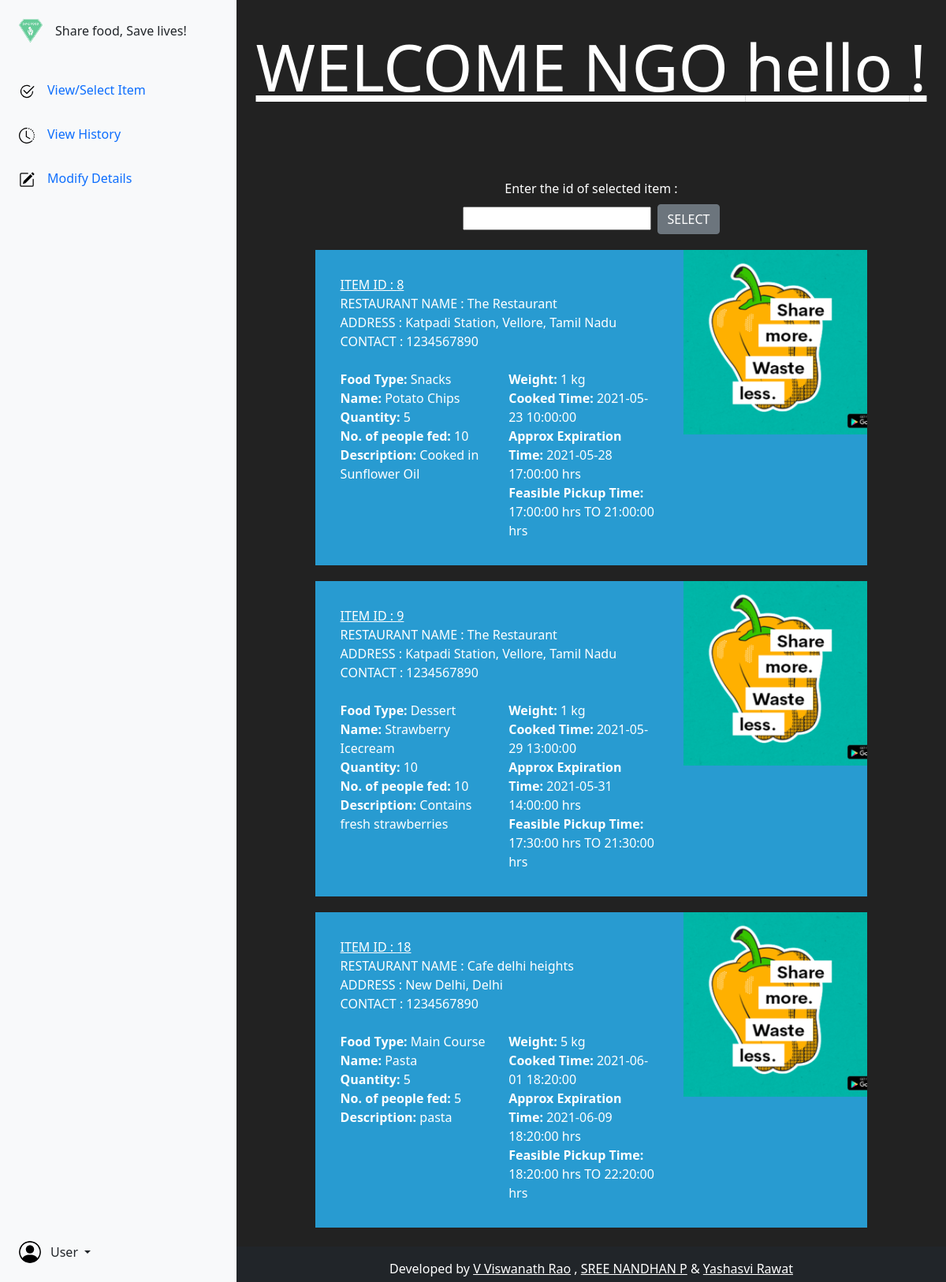
The page /ngo_viewitem.php (signed in) on the database its author committed.
### tables this page shows
CREATE TABLE `food_item` (
  `ftype` varchar(30) NOT NULL,
  `fname` varchar(30) NOT NULL,
  `fquantity` int(5) NOT NULL,
  `fweight` int(5) NOT NULL,
  `fcooktime` datetime NOT NULL,
  `fexptime` datetime NOT NULL,
  `fspick` time NOT NULL,
  `fepick` time NOT NULL,
  `fpeople` int(5) NOT NULL,
  `fdescp` varchar(80) NOT NULL,
  `fstatus` int(1) NOT NULL,
  `rid` int(5) NOT NULL,
  `nid` int(5) DEFAULT NULL,
  `fid` int(8) NOT NULL
);

CREATE TABLE `rest_details` (
  `rid` int(5) NOT NULL,
  `rname` varchar(30) NOT NULL,
  `raddress` varchar(60) NOT NULL,
  `remail` varchar(50) NOT NULL,
  `rphno` varchar(10) NOT NULL,
  `rphno2` varchar(10) DEFAULT NULL,
  `rpass` varchar(70) NOT NULL,
  `rcity` varchar(30) NOT NULL
);

### ngo_viewitem.php (the view, shortened to what this page needs)
<!doctype html>
<html lang="en">
<head>
    <link href="https://cdn.jsdelivr.net/npm/bootstrap@5.0.1/dist/css/bootstrap.min.css" rel="stylesheet"
>
    <link rel="stylesheet" href="css/common.css">
</head>
<body style="background-color: #222222;">
    <div class="container-fluid overflow-hidden">
        <div class="row vh-100 overflow-auto">
            <?php include 'components/ngo_nav.php'; ?>
            <div class="col d-flex flex-column h-100">
                <main class="row">
                    <div class="col py-4" style="color: white;">
                        <div class="row welc">
                            <div class="col">WELCOME NGO <?php echo $_SESSION['username']; ?> !</div>
                        </div>
                        <div class="row" style="text-align:center;">
                            <div class="col">
                                Enter the id of selected item :<form method="POST" action="<?php echo htmlentities($_SERVER['PHP_SELF']); ?>" style="margin-top:0.5em;"><input type="text" maxlength="5" name="f-id" pattern="[1-9]{1}[0-9]{0,4}" title="max 5 digits" required><button class="btn btn-secondary" class="reg-input" name="select" type="submit">SELECT</button></form>
                            </div>
                        </div>
                        <?php
                        include 'dbcon.php';
                        $abc=0;
                        $query = "SELECT * FROM food_item WHERE fstatus = ".$abc;
                        $execute = mysqli_query($conn, $query);
                        while($row = mysqli_fetch_assoc($execute)){
                            ?>
                        <div class="row mx-auto" style="width:80%;margin-top:20px;background-color:#289bd1;">
                            <div class="col-8" style="padding: 2em;">
                                <u>ITEM ID : <?php echo $row['fid'];?></u><br>RESTAURANT NAME :
                                <?php
                                $restid = $row['rid'];
                                $rquery = "SELECT * FROM rest_details WHERE rid = ".$restid;
                                $rexe = mysqli_query($conn, $rquery);
                                $rrow = mysqli_fetch_assoc($rexe);
                                echo $rrow['rname'];
                                ?>
                                <br>
                                ADDRESS :
                                <?php
                                echo $rrow['raddress'];
                                ?><br>
                                CONTACT :
                                <?php
                                echo $rrow['rphno'];
                                ?>
                                <br><br>
                                <div class="row">
                                    <div class="col">
                                        <span><b>Food Type: </b><?php echo $row['ftype'];?></span><br>
                                        <span><b>Name: </b><?php echo $row['fname'];?></span><br>
                                        <span><b>Quantity: </b><?php echo $row['fquantity'];?></span><br>
                                        <span><b>No. of people fed: </b><?php echo $row['fpeople'];?></span><br>
                                        <span><b>Description: </b><?php echo $row['fdescp'];?></span><br>
                                    </div>
                                    <div class="col">
                                        <span><b>Weight: </b> <?php echo $row['fweight'];?> kg</span><br>
                                        <span><b>Cooked Time: </b><?php echo $row['fcooktime'];?></span><br>
                                        <span><b>Approx Expiration Time: </b><?php echo $row['fexptime'];?> hrs</span><br>
                                        <span><b>Feasible Pickup Time: </b><?php echo $row['fspick'];?> hrs TO <?php echo $row['fepick'];?> hrs</span><br>
                                    </div>
                                </div>
                            </div>
                            <div class="col-4" style="padding:0;">
                            <img src="images/img3.png" style="width:100%;height:auto;">
                            </div>
                        </div>
                        <?php
                        }
                        ?>
                    </div>
                </main>
                <footer class="row bg-dark text-white text-center p-3 mt-auto">
                    <div class="col"> Developed by <u>V Viswanath Rao</u> , <u>SREE NANDHAN P</u> & <u>Yashasvi Rawat</u> </div>
                </footer>
            </div>
        </div>
    </div>
    </body>
</html>

### components/ngo_nav.php (shortened to what this page needs)
<div class="col-12 col-sm-4 col-xl-3 px-sm-2 px-0 bg-light d-flex sticky-top">
            <div class="d-flex flex-sm-column flex-row flex-grow-1 align-items-center align-items-sm-start px-3 pt-2 text-dark">
                <a href="index.php" class="d-flex align-items-center pb-sm-3 mb-md-0 me-md-auto text-dark pt-sm-0 pt-md-3 text-decoration-none">
                <img src="images/logo2.png" width="30" height="30" class="d-inline-block align-top me-3" alt="">
                    Share food, Save lives!
                </a>
                <ul class="nav nav-pills flex-sm-column flex-row flex-nowrap flex-shrink-1 flex-sm-grow-0 flex-grow-1 mb-sm-auto mb-0 mt-0 mt-md-3 justify-content-center align-items-center align-items-sm-start" id="menu">
                    <li class="nav-item py-2">
                        <a href="ngo_viewitem.php" class="nav-link px-sm-0 px-2">
                            <img src="images/check2-circle.svg" width="20" height="20"><span class="ms-3 d-none d-sm-inline">View/Select Item</span>
                        </a>
                    </li>
                    <li class="nav-item py-2">
                        <a href="ngo_viewhist.php" class="nav-link px-sm-0 px-2">
                            <img src="images/clock-history.svg" width="20" height="20"><span class="ms-3 d-none d-sm-inline">View History</span> </a>
                    </li>
                    <li class="nav-item py-2">
                        <a href="ngo_modifydetails.php" class="nav-link px-sm-0 px-2">
                            <img src="images/pencil-square.svg" width="20" height="20"><span class="ms-3 d-none d-sm-inline">Modify Details</span></a>
                    </li>
                </ul>
                <div class="dropdown py-sm-4 mt-sm-auto ms-auto ms-sm-0 flex-shrink-1">
                    <a href="#" class="d-flex align-items-center text-dark text-decoration-none dropdown-toggle" id="dropdownUser1" data-bs-toggle="dropdown" aria-expanded="false">
                        <img src="images/person-circle.svg" alt="hugenerd" width="28" height="28" class="rounded-circle me-2">
                        <span class="d-none d-sm-inline mx-1">User</span>
                    </a>
                </div>
            </div>
        </div>

### css/common.css (style rules this page uses)
.welc { text-align:center!important; font-size:5vh!important; word-wrap:break-word!important; margin-bottom:1em!important; text-decoration:underline!important; }

### ngo_viewitem.php (style rules this page uses)
html { scroll-behaviour: smooth !important; }
input { max-width: 25vw; margin-right: 8px; }

### rows shown on the page
food_item: fid "8", rid.rname "The Restaurant", rid.raddress "Katpadi Station, Vellore, Tamil Nadu", rid.rphno "1234567890", ftype "Snacks", fname "Potato Chips", fquantity "5", fpeople "10", fdescp "Cooked in Sunflower Oil", fweight "1", fcooktime "2021-05-23 10:00:00", fexptime "2021-05-28 17:00:00", fspick "17:00:00", fepick "21:00:00"
food_item: fid "9", rid.rname "The Restaurant", rid.raddress "Katpadi Station, Vellore, Tamil Nadu", rid.rphno "1234567890", ftype "Dessert", fname "Strawberry Icecream", fquantity "10", fpeople "10", fdescp "Contains fresh strawberries", fweight "1", fcooktime "2021-05-29 13:00:00", fexptime "2021-05-31 14:00:00", fspick "17:30:00", fepick "21:30:00"
food_item: fid "18", rid.rname "Cafe delhi heights", rid.raddress "New Delhi, Delhi", rid.rphno "1234567890", ftype "Main Course", fname "Pasta", fquantity "5", fpeople "5", fdescp "pasta", fweight "5", fcooktime "2021-06-01 18:20:00", fexptime "2021-06-09 18:20:00", fspick "18:20:00", fepick "22:20:00"

### other values the page prints
$_SESSION['username'] "hello"
